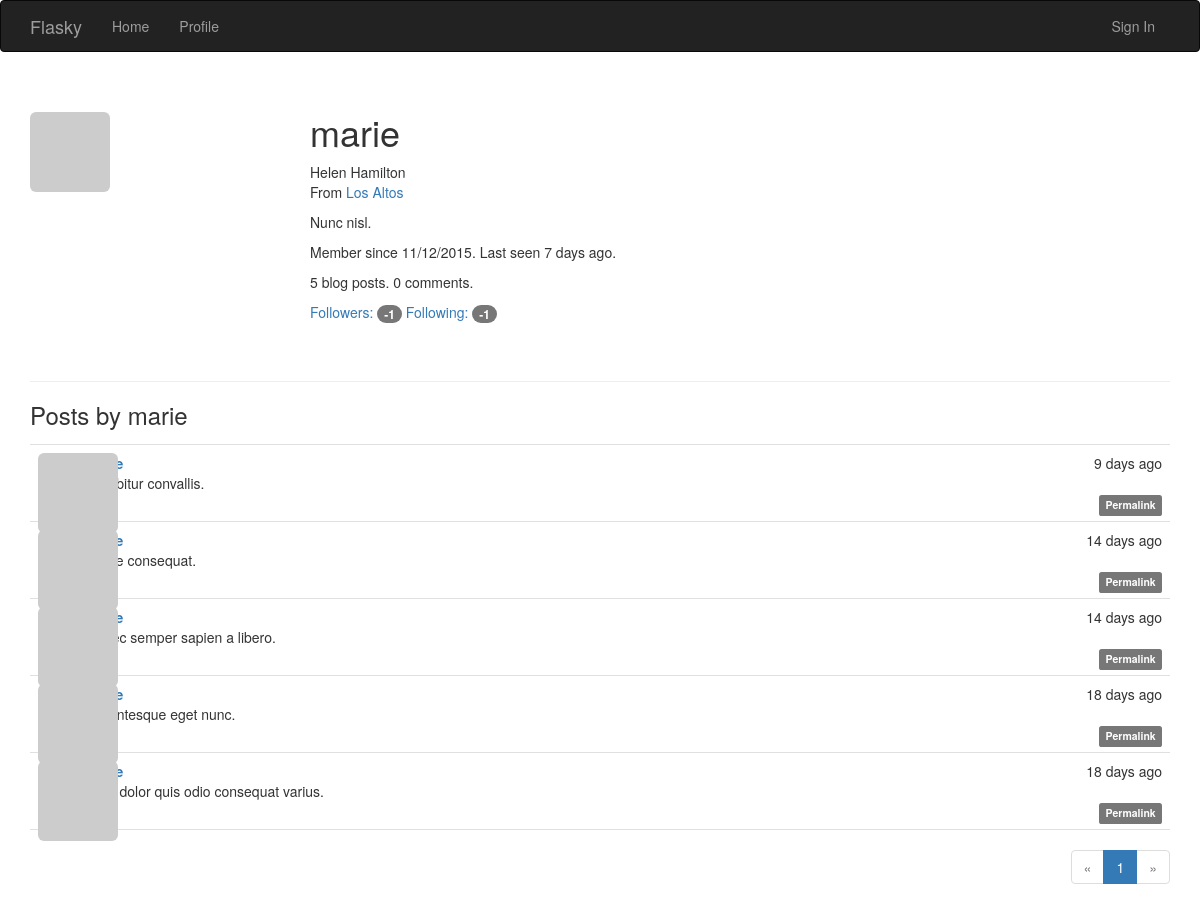
Screenshot of /user/marie with the database file from the repository.
### app/models.py (models this page shows, shortened)
class User(db.Model,UserMixin):
    __tablename__ = 'users'
    id = db.Column(db.Integer, primary_key=True)
    email = db.Column(db.String(64),unique=True,index=True)
    username = db.Column(db.String(64), unique=True, index=True)
    role_id = db.Column(db.Integer, db.ForeignKey('roles.id'))
    password_hash = db.Column(db.String(128))
    confirmed = db.Column(db.Boolean,default=False)
    location = db.Column(db.String(64))
    about_me = db.Column(db.Text())
    member_since = db.Column(db.DateTime(),default=datetime.utcnow)
    last_seen = db.Column(db.DateTime(),default=datetime.utcnow)
    name = db.Column(db.String(64))
    avatar_hash = db.Column(db.String(32))
    posts = db.relationship('Post',backref='author',lazy='dynamic')
    followed = db.relationship('Follow',foreign_keys=[Follow.follower_id],
                               backref=db.backref('follower',lazy='joined'),
                               lazy='dynamic',
                               cascade='all,delete-orphan')
    followers = db.relationship('Follow',foreign_keys=[Follow.followed_id],
                               backref=db.backref('followed',lazy='joined'),
                               lazy='dynamic',
                               cascade='all,delete-orphan')
    comments = db.relationship('Comment', backref='author', lazy='dynamic')
    @property
    def password(self):
        raise AttributeError('password is not a readable attribute')
    def gravatar(self,size=100,default='identicon',rating='g'):
        url = 'https://secure.gravatar.com/avatar'
        hash = self.avatar_hash or hashlib.md5(self.email.encode('utf-8')).hexdigest()
        return '{url}/{hash}?s={size}&d={default}&r={rating}'.format(
            url = url,hash=hash,size=size,default=default,rating=rating
        )

class Post(db.Model):
    __tablename__='posts'
    id = db.Column(db.Integer,primary_key=True)
    body = db.Column(db.Text)
    timestamp = db.Column(db.DateTime,index=True,default=datetime.utcnow)
    author_id = db.Column(db.Integer,db.ForeignKey('users.id'))
    body_html = db.Column(db.Text)
    comments = db.relationship('Comment', backref='post', lazy='dynamic')

### app/main/views.py (the view)
@main.route('/user/<username>')
def user(username):
    user = User.query.filter_by(username=username).first()
    if user is None:
        abort(404)
    page = request.args.get('page', 1, type=int)
    pagination = user.posts.order_by(Post.timestamp.desc()).paginate(
        page, per_page=current_app.config['FLASKY_POSTS_PER_PAGE'],
        error_out=False)
    posts = pagination.items
    return render_template('user.html', user=user, posts=posts,
                           pagination=pagination)

### app/auth/views.py (called while the page is built)
@auth.before_app_request
def before_request():
    if current_user.is_authenticated:
        current_user.ping()
        if not current_user.confirmed \
            and request.endpoint[:5] != 'auth.' \
            and request.endpoint != 'static':
            return redirect(url_for('auth.unconfirmed'))

### app/main/__init__.py (called while the page is built)
@main.app_context_processor
def inject_permissions():
    return dict(Permission=Permission)

### app/models.py (called while the page is built)
    def can(self,permissions):
        return False

    def is_administrator(self):
        return False

### app/templates/user.html (shortened to what this page needs)
{% extends "base.html" %}
{% import "_macros.html" as macros %}
{% block page_content %}
<div class="page-header">
<img class="img-rounded profile-thumbnail" src="{{ user.gravatar(size=256) }}">
    <div class="profile-header">
        <h1>{{ user.username }}</h1>
        {% if user.name or user.location %}
        <p>
            {% if user.name %}{{ user.name }}<br>{% endif %}
            {% if user.location %}
                From <a href="http://map.baidu.com/?q={{ user.location }}">{{ user.location }}</a><br>
            {% endif %}
        </p>
        {% endif %}
        {% if user.about_me %}<p>{{ user.about_me }}</p>{% endif %}
        <p>Member since {{ moment(user.member_since).format('L') }}. Last seen {{ moment(user.last_seen).fromNow() }}.</p>
        <p>{{ user.posts.count() }} blog posts. {{ user.comments.count() }} comments.</p>
            <a href="{{ url_for('.followers', username=user.username) }}">Followers: <span class="badge">{{ user.followers.count() - 1 }}</span></a>
            <a href="{{ url_for('.followed_by', username=user.username) }}">Following: <span class="badge">{{ user.followed.count() - 1 }}</span></a>
    </div>
</div>
<h3>Posts by {{ user.username }}</h3>
{% include '_posts.html' %}
{% if pagination %}
<div class="pagination">
    {{ macros.pagination_widget(pagination, '.user', username=user.username) }}
</div>
{% endif %}
{% endblock %}

### app/templates/base.html (shortened to what this page needs)
{% extends "bootstrap/base.html" %}
{% block head %}
{{ super() }}
<link rel="stylesheet" type="text/css" href="{{ url_for('static', filename='styles.css') }}">
{% endblock %}
{% block navbar %}
<div class="navbar navbar-inverse" role="navigation">
    <div class="container">
        <div class="navbar-header">
            <a class="navbar-brand" href="{{ url_for('main.index') }}">Flasky</a>
        </div>
        <div class="navbar-collapse collapse">
            <ul class="nav navbar-nav">
                <li><a href="{{ url_for('main.index') }}">Home</a></li>
                <li>
                <a href="{{ url_for('main.user',username=current_user.username) }}">Profile</a>
                </li>
            </ul>
            <ul class="nav navbar-nav navbar-right">
                {% if current_user.is_authenticated %}
                <li class="dropdown">
                    <a href="#" class="dropdown-toggle" data-toggle="dropdown">
                        <img src="{{ current_user.gravatar(size=18) }}">
                        Account <b class="caret"></b></a>
                    <ul class="dropdown-menu">
                        <li><a href="{{ url_for('auth.change_password') }}">Change Password</a></li>
                        <li><a href="{{ url_for('auth.logout') }}">Log Out</a></li>
                    </ul>
                </li>
                {% else %}
                <li><a href="{{ url_for('auth.login') }}">Sign In</a></li>
                {% endif %}
            </ul>
        </div>
    </div>
</div>
{% endblock %}
{% block content %}
<div class="container">
    {% block page_content %}{% endblock %}
</div>
{% endblock %}

### app/templates/_macros.html
{% macro pagination_widget(pagination, endpoint, fragment='') %}
<ul class="pagination">
    <li{% if not pagination.has_prev %} class="disabled"{% endif %}>
        <a href="{% if pagination.has_prev %}{{ url_for(endpoint, page=pagination.prev_num, **kwargs) }}{{ fragment }}{% else %}#{% endif %}">
            &laquo;
        </a>
    </li>
    {% for p in pagination.iter_pages() %}
        {% if p %}
            {% if p == pagination.page %}
            <li class="active">
                <a href="{{ url_for(endpoint, page = p, **kwargs) }}{{ fragment }}">{{ p }}</a>
            </li>
            {% else %}
            <li>
                <a href="{{ url_for(endpoint, page = p, **kwargs) }}{{ fragment }}">{{ p }}</a>
            </li>
            {% endif %}
        {% else %}
        <li class="disabled"><a href="#">&hellip;</a></li>
        {% endif %}
    {% endfor %}
    <li{% if not pagination.has_next %} class="disabled"{% endif %}>
        <a href="{% if pagination.has_next %}{{ url_for(endpoint, page=pagination.next_num, **kwargs) }}{{ fragment }}{% else %}#{% endif %}">
            &raquo;
        </a>
    </li>
</ul>
{% endmacro %}

### app/templates/_posts.html (shortened to what this page needs)
<ul class="posts">
    {% for post in posts %}
    <li class="post">
        <div class="post-thumbnail">
            <a href="{{ url_for('.user', username=post.author.username) }}">
                <img class="img-rounded profile-thumbnail" src="{{ post.author.gravatar(size=40) }}">
            </a>
        </div>
        <div class="post-content">
            <div class="post-date">{{ moment(post.timestamp).fromNow() }}</div>
            <div class="post-author"><a href="{{ url_for('.user', username=post.author.username) }}">{{ post.author.username }}</a></div>
            <div class="post-body">
                {% if post.body_html %}
                    {{ post.body_html | safe }}
                {% else %}
                    {{ post.body }}
                {% endif %}
            </div>
            <div class ="post-footer">
                <a href="{{ url_for('.post',id=post.id) }}">
                    <span class="label label-default">Permalink</span>
                    </a>
            </div>
        </div>
    </li>
    {% endfor %}
</ul>

### app/static/styles.css (style rules this page uses)
.profile-thumbnail { position: absolute; }
.profile-header { min-height: 260px; margin-left: 280px; }
ul.posts { list-style-type: none; padding: 0px; margin: 16px 0px 0px 0px; border-top: 1px solid #e0e0e0; }
ul.posts li.post { padding: 8px; border-bottom: 1px solid #e0e0e0; }
div.post-date { float: right; }
div.post-author { font-weight: bold; }
div.post-thumbnail { position: absolute; }
div.post-content { margin-left: 48px; min-height: 48px; }
div.pagination { width: 100%; text-align: right; padding: 0px; margin: 0px; }
div.post-footer { text-align: right; }

### rows the page displays
User: username "marie", name "Helen Hamilton", location "Los Altos", about_me "Nunc nisl.", member_since "11/12/2015", last_seen "7 days ago"
Post: timestamp "9 days ago", body "Curabitur convallis."
Post: timestamp "14 days ago", body "Fusce consequat."
Post: timestamp "14 days ago", body "Donec semper sapien a libero."
Post: timestamp "18 days ago", body "Pellentesque eget nunc."
Post: timestamp "18 days ago", body "Ut at dolor quis odio consequat varius."

### other values shown
{{ user.posts.count() }} "5"
{{ user.comments.count() }} "0"
{{ user.followers.count() - 1 }} "-1"
{{ user.followed.count() - 1 }} "-1"
{{ p }} "1"
